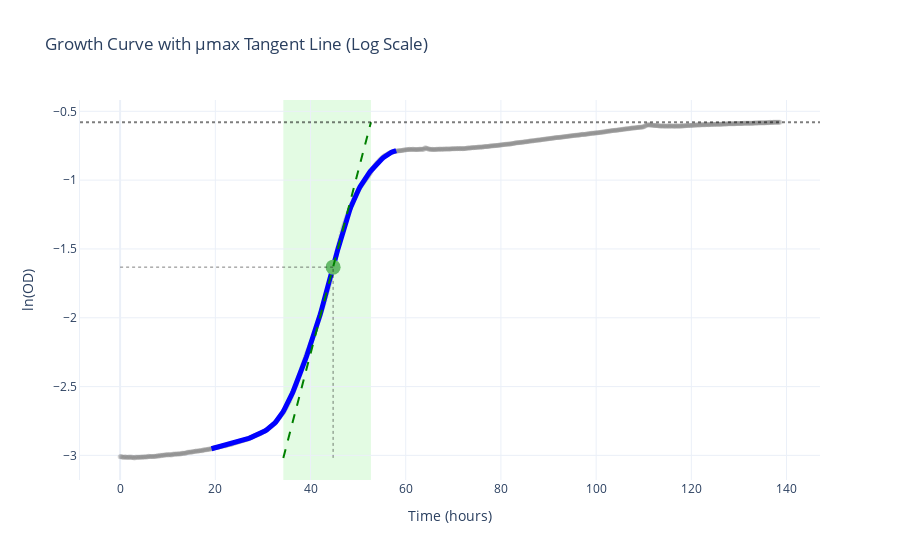

The notebook cell saved with this chart:
### Markdown cell above
## Annotated Growth Curve Plots

The `growthcurves` plotting API makes it easy to visualize growth data with overlaid annotations showing key features.

### Two-Step Plotting Process

1. **`create_base_plot(time, data, scale)`**: Creates the base plot with OD data points
   - `scale` can be "linear" or "log" (for semi-log plots)

2. **`annotate_plot(fig, ...)`**: Adds annotations to the base plot
   - `phase_boundaries`: Tuple of (start, end) times for exponential phase (vertical shaded region)
   - `time_umax`: Adds vertical line at time of maximum growth rate
   - `od_umax`: Adds horizontal line at OD value when growth rate is maximum
   - `od_max`: Adds horizontal line at maximum OD
   - `umax_point`: Tuple (time, od) to mark the point of maximum growth rate
   - `fitted_model`: The fit result dictionary - automatically plots the model curve within its fitting window
   
   Any annotation can be omitted by passing `None` or simply not including it.

### Automatic Fitting Window Detection

When you pass a fit result to `fitted_model`, the function automatically reads `fit_t_min` and `fit_t_max` from the `params` dictionary. The model curve is only plotted within this window to avoid extrapolation.

### Code cell
# Example: Creating an annotated plot with a spline fit

# Step 1: Fit a non-parametric spline model to the data
spline_fit = gc.non_parametric.fit_non_parametric(
    t=time, y=data, method="spline", spline_s=0.01
)

# Step 2: Extract growth statistics from the fit
spline_stats = gc.utils.extract_stats(
    fit_result=spline_fit, t=time, y=data, phase_boundary_method="tangent"
)

# Step 3: Create base plot with log scale (linear scale also available)
scale = "log"  # scale can be "linear" or "log"
fig = gc.plot.create_base_plot(time, data, scale=scale)

# Step 4: Add annotations to the plot
# - Shaded region shows exponential phase (based on μ thresholds)
# - Vertical line shows time of maximum growth rate
# - Horizontal lines show OD at max growth rate and maximum OD
# - Fitted spline curve is overlaid (only within its fitting window)
# Add annotations including the umax tangent line
fig = gc.plot.annotate_plot(
    fig,
    scale=scale,
    phase_boundaries=(spline_stats["exp_phase_start"], spline_stats["exp_phase_end"]),
    time_umax=spline_stats["time_at_umax"],
    od_umax=spline_stats["od_at_umax"],
    od_max=spline_stats["max_od"],
    umax=spline_stats["specific_growth_rate"],  # Required for tangent line
    umax_point=(spline_stats["time_at_umax"], spline_stats["od_at_umax"]),
    fitted_model=spline_fit,
    draw_umax_tangent=True,  # Enable tangent line visualization
)

fig.update_layout(title="Growth Curve with μmax Tangent Line (Log Scale)")

fig.show()

### Figure 1 — Plotly figure (JSON) as saved in the notebook; plotly's stock layout.template omitted (floating-point values rounded to 4 significant figures; data arrays with more than 128 entries replaced by an {"elided": "..."} marker saying what was removed)
{"data": [{"marker": {"color": "gray", "opacity": 0.3, "size": 5}, "mode": "markers", "name": "Data", "showlegend": false, "type": "scatter", "x": {"elided": "694 float values"}, "y": {"elided": "694 float values"}}, {"line": {"color": "blue", "width": 5}, "mode": "lines", "name": "Spline fit", "showlegend": false, "type": "scatter", "x": {"elided": "200 float values"}, "y": {"elided": "200 float values"}}, {"marker": {"color": "#66BB6A", "size": 15, "symbol": "circle"}, "mode": "markers", "showlegend": false, "type": "scatter", "x": [44.74], "y": [-1.632]}, {"hovertemplate": "Tangent line at μmax<extra></extra>", "line": {"color": "green", "dash": "dash", "width": 2}, "mode": "lines", "name": "umax tangent", "showlegend": false, "type": "scatter", "x": [34.28, 34.47, 34.66, 34.84, 35.03, 35.21, 35.4, 35.59, 35.77, 35.96, 36.14, 36.33, 36.51, 36.7, 36.89, 37.07, 37.26, 37.44, 37.63, 37.82, 38.0, 38.19, 38.37, 38.56, 38.75, 38.93, 39.12, 39.3, 39.49, 39.68, 39.86, 40.05, 40.23, 40.42, 40.61, 40.79, 40.98, 41.16, 41.35, 41.54, 41.72, 41.91, 42.09, 42.28, 42.47, 42.65, 42.84, 43.02, 43.21, 43.4, 43.58, 43.77, 43.95, 44.14, 44.32, 44.51, 44.7, 44.88, 45.07, 45.25, 45.44, 45.63, 45.81, 46.0, 46.18, 46.37, 46.56, 46.74, 46.93, 47.11, 47.3, 47.49, 47.67, 47.86, 48.04, 48.23, 48.42, 48.6, 48.79, 48.97, 49.16, 49.35, 49.53, 49.72, 49.9, 50.09, 50.28, 50.46, 50.65, 50.83, 51.02, 51.21, 51.39, 51.58, 51.76, 51.95, 52.13, 52.32, 52.51, 52.69], "y": [-3.018, -2.993, -2.969, -2.944, -2.919, -2.895, -2.87, -2.845, -2.821, -2.796, -2.772, -2.747, -2.722, -2.698, -2.673, -2.648, -2.624, -2.599, -2.574, -2.55, -2.525, -2.5, -2.476, -2.451, -2.427, -2.402, -2.377, -2.353, -2.328, -2.303, -2.279, -2.254, -2.229, -2.205, -2.18, -2.155, -2.131, -2.106, -2.082, -2.057, -2.032, -2.008, -1.983, -1.958, -1.934, -1.909, -1.884, -1.86, -1.835, -1.811, -1.786, -1.761, -1.737, -1.712, -1.687, -1.663, -1.638, -1.613, -1.589, -1.564, -1.539, -1.515, -1.49, -1.466, -1.441, -1.416, -1.392, -1.367, -1.342, -1.318, -1.293, -1.268, -1.244, -1.219, -1.194, -1.17, -1.145, -1.121, -1.096, -1.071, -1.047, -1.022, -0.9973, -0.9727, -0.948, -0.9234, -0.8987, -0.8741, -0.8495, -0.8248, -0.8002, -0.7755, -0.7509, -0.7262, -0.7016, -0.677, -0.6523, -0.6277, -0.603, -0.5784]}], "layout": {"hovermode": "closest", "shapes": [{"fillcolor": "lightgreen", "layer": "below", "line": {"width": 0}, "opacity": 0.25, "type": "rect", "x0": 34.28, "x1": 52.69, "xref": "x", "y0": 0, "y1": 1, "yref": "y domain"}, {"line": {"color": "black", "dash": "dot", "width": 1}, "opacity": 0.5, "type": "line", "x0": 44.74, "x1": 44.74, "y0": -3.018, "y1": -1.632}, {"line": {"color": "black", "dash": "dot", "width": 1}, "opacity": 0.5, "type": "line", "x0": 0, "x1": 44.74, "y0": -1.632, "y1": -1.632}, {"line": {"color": "black", "dash": "dot", "width": 2}, "opacity": 0.5, "type": "line", "x0": 0, "x1": 1, "xref": "x domain", "y0": -0.5784, "y1": -0.5784, "yref": "y"}], "showlegend": false, "title": {"text": "Growth Curve with μmax Tangent Line (Log Scale)"}, "xaxis": {"range": [0, null], "title": {"text": "Time (hours)"}}, "yaxis": {"showline": true, "title": {"text": "ln(OD)"}, "visible": true}}}
